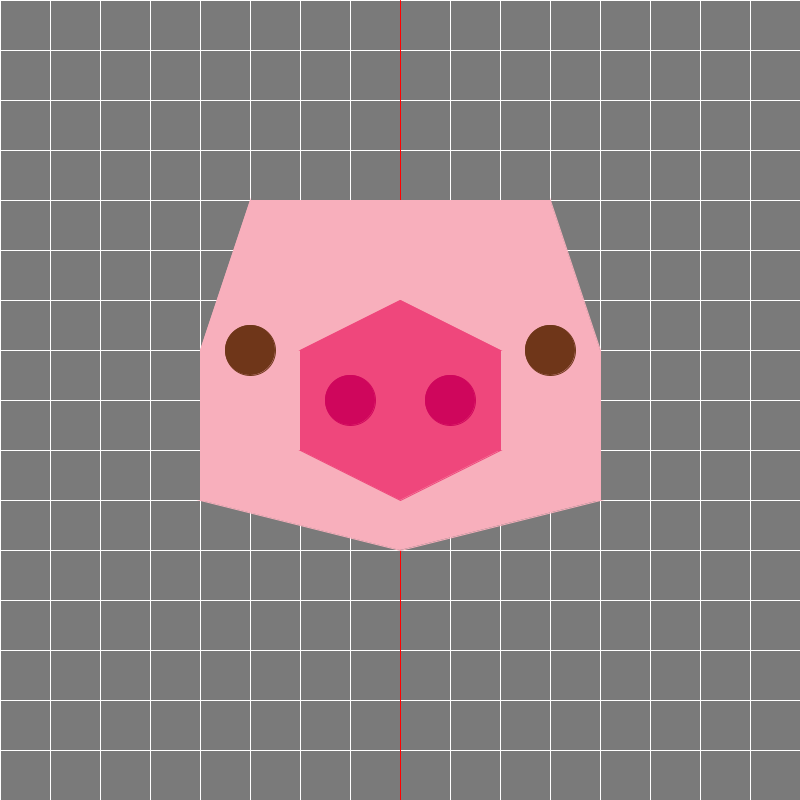
Frame 1 (no input)
Frame 60 (the mouse pressed at the canvas centre just before this capture): identical to frame 1, image omitted
Frame 120 (the mouse held since frame 60 and released just before this capture): identical to frame 1, image omitted

The Processing sketch that drew this single still picture (run headless with seeded random() and noise(); from frame 60 on, the mouse is pressed at the canvas centre):

// Processing sketch: artClass
// ── artClass.pde
int s = 50;

void setup() {
  background(0);
  size(800, 800);
}

void draw() {
  background(122);
  frameRate(30);
  stroke(255);
  grid();
  stroke(255,0,0);
  line(400, 0, 400, 800);
  stroke(255);
  complete();
}

void grid() {
  for (int i=0; i <= 18; i++) {
    line(s*i, 0, s*i, 800);
  }
  for (int i=0; i <= 18; i++) {
    line(0, s*i, 800, s*i);
  }
}

void complete() {
  head(8, 4);
  nose(8, 6);
  eye(5, 7);
  eye(11, 7);
}

void head(float x, float y) {
  fill(#f8afbc);
  stroke(#f8afbc);
  rect((x-3)*s,(y)*s,6*s,6*s);
  triangle((x+3)*s, (y)*s, (x+4)*s, (y+3)*s, (x+3)*s, (y+3)*s);
  triangle((x-3)*s, (y)*s, (x-4)*s, (y+3)*s, (x-3)*s, (y+3)*s);
  rect((x-4)*s, (y+3)*s, 8*s, 3*s);
  triangle((x-4)*s, (y+6)*s, (x)*s, (y+7)*s, (x+4)*s, (y+6)*s);
}
void eye(float x, float y) {
  fill(#6f3619);
  stroke(#6f3619);
  circle(x*s, y*s, 50);
}
void nose(float x, float y){
  fill(#ef477c);
  stroke(#ef477c);
  triangle((x-2)*s,(y+1)*s,(x*s),y*s,(x+2)*s,(y+1)*s);
  rect((x-2)*s, (y+1)*s, 4*s, 2*s);
  triangle((x-2)*s,(y+3)*s,(x*s),(y+4)*s,(x+2)*s,(y+3)*s);
  fill(#cf065c);
  stroke(#cf065c);
  circle((x-1)*s,(y+2)*s, 1*s);
  circle((x+1)*s,(y+2)*s, 1*s);
}
